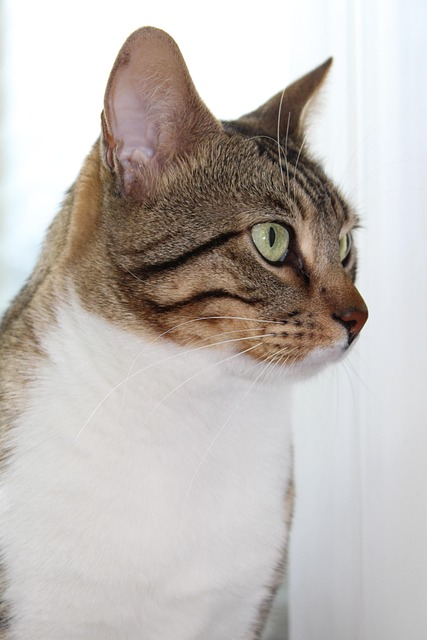
#> input picture openCV/cat.jpg, 427 x 640 px, found by its file name
$ python ImageRotate.py
#> lines starting #> are read from the running program, lines starting #| are printed output that depends on the picture
import cv2
#시계방향 90도 회전

img=cv2.imread('openCV\cat.jpg')
#> img is the input picture: shape (640, 427, 3); mean B, G, R 182.4, 186.5, 192.5
rotate_90_clockwise=cv2.rotate(img,cv2.ROTATE_90_CLOCKWISE)
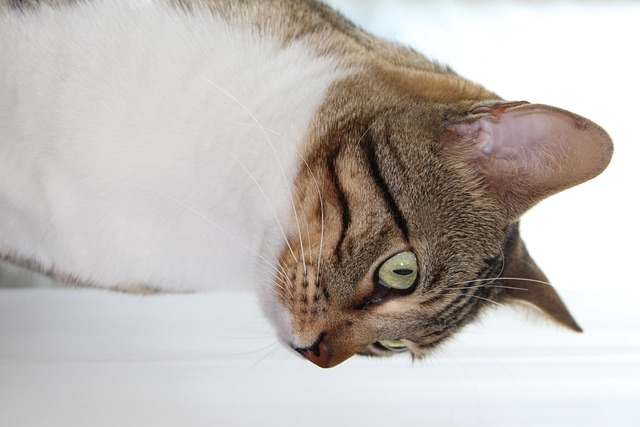
#> rotate_90_clockwise: shape (427, 640, 3); mean B, G, R 182.4, 186.5, 192.5

cv2.imshow('img',img)
cv2.imshow('rotate_90_clockwise',rotate_90_clockwise)

#180도 화전
rotate_180=cv2.rotate(img,cv2.ROTATE_180)
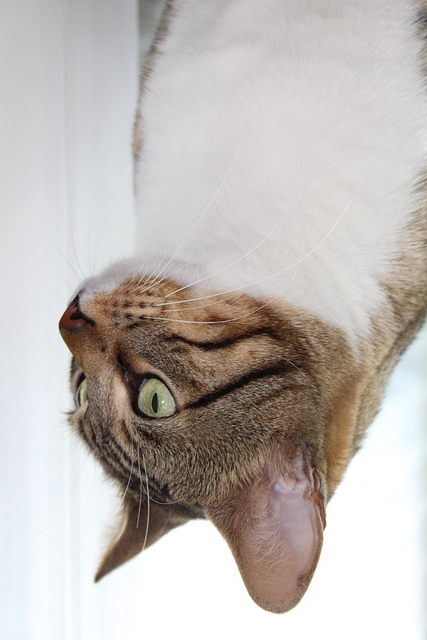
#> rotate_180: shape (640, 427, 3); mean B, G, R 182.4, 186.5, 192.5
cv2.imshow('rotate_180',rotate_180)

#시계 반대방향 90도 회전 =시계 방향 270도 회전
rotate_90_counterclockwise=cv2.rotate(img,cv2.ROTATE_90_COUNTERCLOCKWISE)
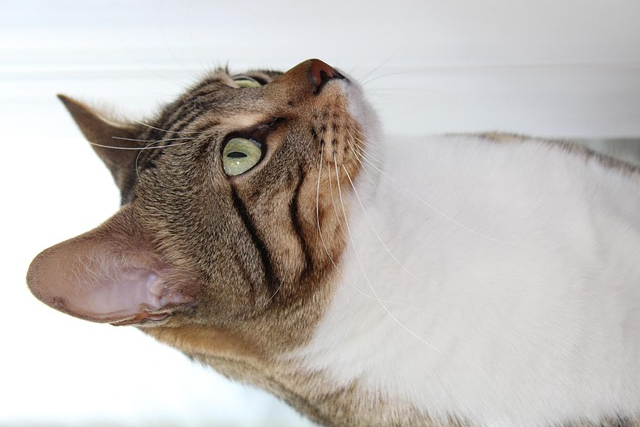
#> rotate_90_counterclockwise: shape (427, 640, 3); mean B, G, R 182.4, 186.5, 192.5

cv2.imshow('rotate_90_counterclockwise',rotate_90_counterclockwise)
cv2.waitKey(0)
cv2.destroyAllWindows()
